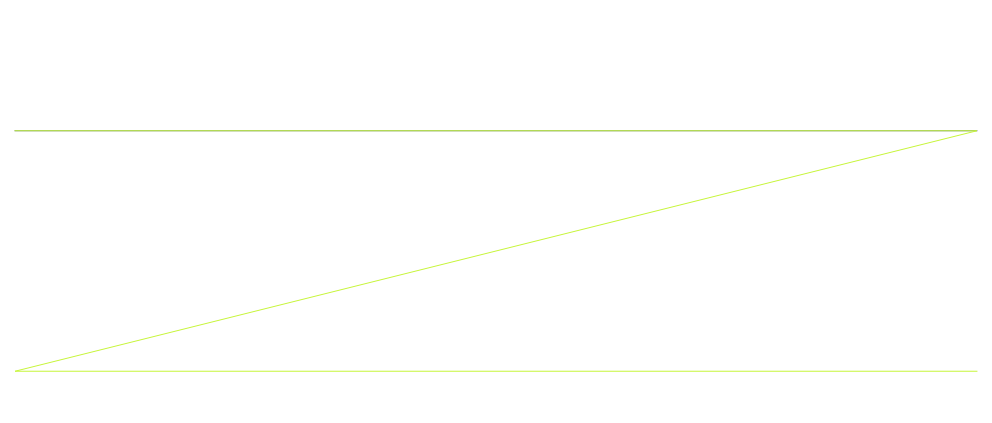

Write Python code to recreate this figure.
import shapefile #merupakan pyshp yang tadi telah diinstal
w=shapefile.Writer()  #mendeklarasikan file shapefile yang baru
w.shapeType  #mengecek type dari writer yang dibuat diatas

w.field("kolom1","C")  #membuat field dengan nama kolom1 dan dengan type character
w.field("kolom2","C")  #membuat field dengan nama kolom2  dan dengan type character

w.record("ngek","satu") #mengisi record dari field yang telah dibuatkan


w.poly(parts=[[[1,3],[5,3],[1,2],[5,2]]],shapeType=shapefile.POLYLINE) #menggunakan shapetype polyline yang dimana akan membuat bentuk zigzag

w.save("soal7") #yang berada didalam kurung merupakn nama file yang telah/akan di save
